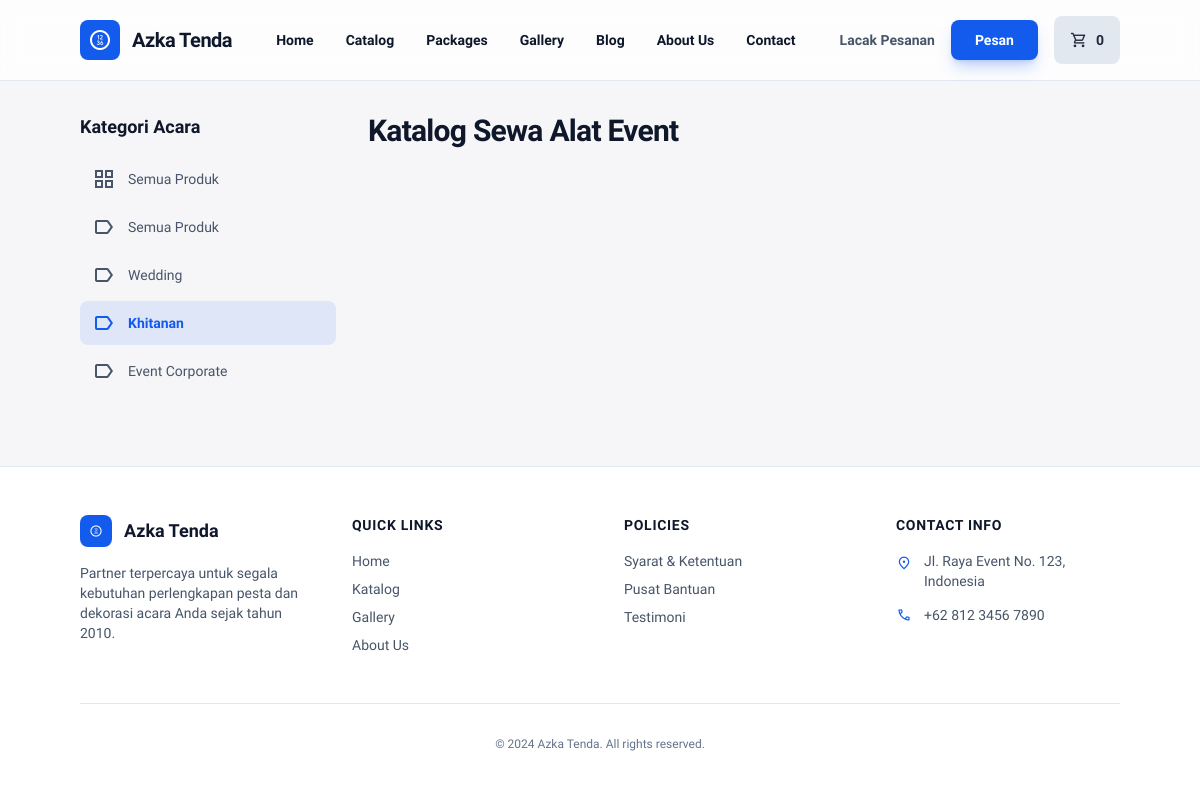
The page /catalog.php?category=3 on the database its author committed.
### tables this page shows
CREATE TABLE categories (
    id INT AUTO_INCREMENT PRIMARY KEY,
    name VARCHAR(100) NOT NULL
);

### catalog.php (the view, shortened to what this page needs)
<?php
include 'includes/config.php';
$category_filter = isset($_GET['category']) ? (int)$_GET['category'] : 0;
$categories_query = "SELECT * FROM categories";
$categories_result = $conn->query($categories_query);
?>
<?php include 'includes/header.php'; ?>
<main class="mx-auto flex w-full max-w-7xl flex-1 gap-8 px-6 py-8 md:px-20">
    <aside class="hidden lg:flex w-64 shrink-0 flex-col gap-8">
        <div class="flex flex-col gap-4">
            <h3 class="text-lg font-bold">Kategori Acara</h3>
            <div class="flex flex-col gap-1">
                <a href="catalog.php" class="flex items-center gap-3 rounded-lg <?= $category_filter == 0 ? 'bg-primary/10 text-primary font-semibold' : 'text-slate-600 dark:text-slate-400 hover:bg-slate-100 dark:hover:bg-slate-800' ?> px-3 py-2.5">
                    <span class="material-symbols-outlined">grid_view</span>
                    <span class="text-sm">Semua Produk</span>
                </a>
                <?php while($row = $categories_result->fetch_assoc()): ?>
                <a href="catalog.php?category=<?= $row['id'] ?>" class="flex items-center gap-3 rounded-lg <?= $category_filter == $row['id'] ? 'bg-primary/10 text-primary font-semibold' : 'text-slate-600 dark:text-slate-400 hover:bg-slate-100 dark:hover:bg-slate-800' ?> px-3 py-2.5">
                    <span class="material-symbols-outlined">label</span>
                    <span class="text-sm"><?= htmlspecialchars($row['name']) ?></span>
                </a>
                <?php endwhile; ?>
            </div>
        </div>
    </aside>
    <section class="flex flex-1 flex-col gap-6">
        <div class="flex flex-wrap items-end justify-between gap-4">
            <h1 class="text-3xl font-black tracking-tight">Katalog Sewa Alat Event</h1>
        </div>
    </section>
</main>
<?php include 'includes/footer.php'; ?>

### includes/header.php (style rules this page uses)
body { font-family: 'Work Sans', sans-serif; }

### rows shown on the page
categories: name "Semua Produk"
categories: name "Wedding"
categories: name "Khitanan"
categories: name "Event Corporate"

### other values the page prints
$cart_count "0"
